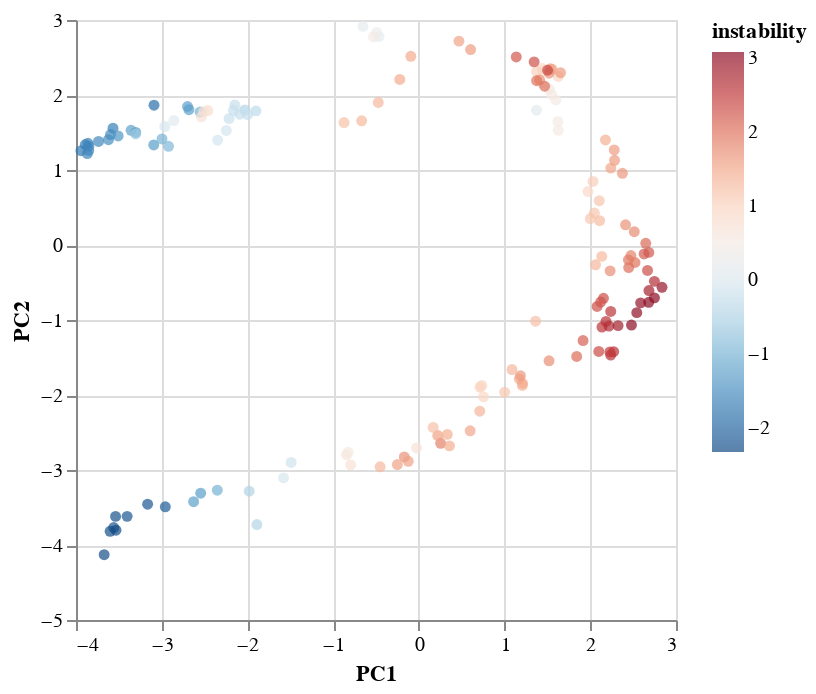

Write notebook code for a chart like this one.
### Markdown cell above
# df

### Code cell
from sklearn.decomposition import PCA
from sklearn.preprocessing import StandardScaler
import altair as alt

# all X in df is already normalized

# Apply PCA
pca = PCA(n_components=2)  # You can change the number of components
df_pca = pca.fit_transform(df)

# Convert the result back to a DataFrame
df_pca = pd.DataFrame(df_pca, columns=['PC1', 'PC2'], index=df.index)
df_pca['instability'] = df_diff['instability']

# Create a scatter plot of the PCA results
scatter = alt.Chart(df_pca.reset_index()).mark_circle().encode(
    x='PC1',
    y='PC2',
    color=alt.Color('instability', scale=alt.Scale(scheme='redblue', reverse=True), label='Instability'),
    tooltip=['year', 'PC1', 'PC2', 'instability']
)

scatter

### Figure 1 — Vega-Lite specification as saved in the notebook (floating-point values rounded to 4 significant figures; data arrays with more than 128 entries replaced by an {"elided": "..."} marker saying what was removed)
{"config": {"view": {"continuousWidth": 300, "continuousHeight": 300}}, "data": {"name": "data-38d492d044669e51621dfa808f926f55"}, "mark": {"type": "circle"}, "encoding": {"color": {"field": "instability", "scale": {"reverse": true, "scheme": "redblue"}, "type": "quantitative"}, "tooltip": [{"field": "year", "type": "quantitative"}, {"field": "PC1", "type": "quantitative"}, {"field": "PC2", "type": "quantitative"}, {"field": "instability", "type": "quantitative"}], "x": {"field": "PC1", "type": "quantitative"}, "y": {"field": "PC2", "type": "quantitative"}}, "$schema": "https://vega.github.io/schema/vega-lite/v5.20.1.json", "datasets": {"data-38d492d044669e51621dfa808f926f55": {"elided": "154 records"}}}
